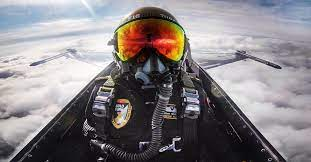
#> input picture openCV/goruntuPramidi/soloTr.jpeg, 311 x 162 px, found by its file name
$ python goruntuPramidi.py
#> lines starting #> are read from the running program, lines starting #| are printed output that depends on the picture
import cv2
import numpy as np

soloTr = cv2.imread("C:/Users/tugba/Desktop/openCV/goruntuPramidi/soloTr.jpeg")
#> soloTr is the input picture: shape (162, 311, 3); mean B, G, R 133.4, 130.2, 135.5

#Orjinal Resmi iki kat büyütür
ikiKat = cv2.pyrUp(soloTr)
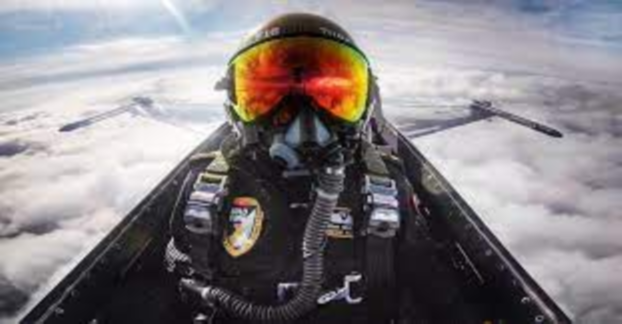
#> ikiKat: shape (324, 622, 3); mean B, G, R 133.2, 130, 135.3

#Orjinal boyutu 2 kat küçültür
ikiKatKucuk = cv2.pyrDown(soloTr)
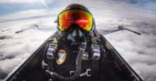
#> ikiKatKucuk: shape (81, 156, 3); mean B, G, R 134, 130.7, 136

print("SoloTr", soloTr.shape)
#| SoloTr (162, 311, 3)
print("SoloTrx2", ikiKat.shape)
#| SoloTrx2 (324, 622, 3)
print("SoloTr-x2", ikiKatKucuk.shape)
#| SoloTr-x2 (81, 156, 3)

cv2.imshow("SoloTr", soloTr)
cv2.imshow("SoloTrx2", ikiKat)
cv2.imshow("SoloTr-x2", ikiKatKucuk)

cv2.waitKey(0)
cv2.destroyAllWindows()
